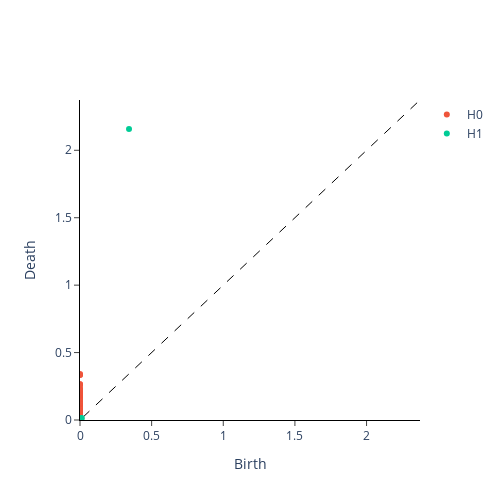

The notebook cell this image was saved under:
### Markdown cell above
<img src="images/sample_pd.png" />

### Code cell
sample_pd = VietorisRipsPersistence(homology_dimensions=(0, 1)).fit_transform([sample_embedding])[0]
plot_diagram(sample_pd)

### Figure 1 — Plotly figure (JSON) as saved in the notebook; plotly's stock layout.template omitted (floating-point values rounded to 4 significant figures; data arrays with more than 128 entries replaced by an {"elided": "..."} marker saying what was removed)
{"data": [{"hoverinfo": "none", "line": {"color": "black", "dash": "dash", "width": 1}, "mode": "lines", "showlegend": false, "type": "scatter", "x": [-215.7, 215.7], "y": [-215.7, 215.7]}, {"mode": "markers", "name": "H0", "type": "scatter", "x": {"elided": "139 int values"}, "y": {"elided": "139 float values"}}, {"mode": "markers", "name": "H1", "type": "scatter", "x": [0.3421, 0.01241, 0.008362, 0.008062, 0.007143, 0.001512, 0.001121, 0.0009748], "y": [2.157, 0.01435, 0.008417, 0.009965, 0.01267, 0.001864, 0.001295, 0.001065]}], "layout": {"height": 500, "plot_bgcolor": "white", "width": 500, "xaxis": {"anchor": "y", "exponentformat": "e", "linecolor": "black", "linewidth": 1, "mirror": false, "range": [0, 2.373], "showexponent": "all", "showline": true, "side": "bottom", "ticks": "outside", "title": {"text": "Birth"}, "type": "linear", "zeroline": true}, "yaxis": {"anchor": "x", "exponentformat": "e", "linecolor": "black", "linewidth": 1, "mirror": false, "range": [0, 2.373], "showexponent": "all", "showline": true, "side": "left", "ticks": "outside", "title": {"text": "Death"}, "type": "linear", "zeroline": true}}}
